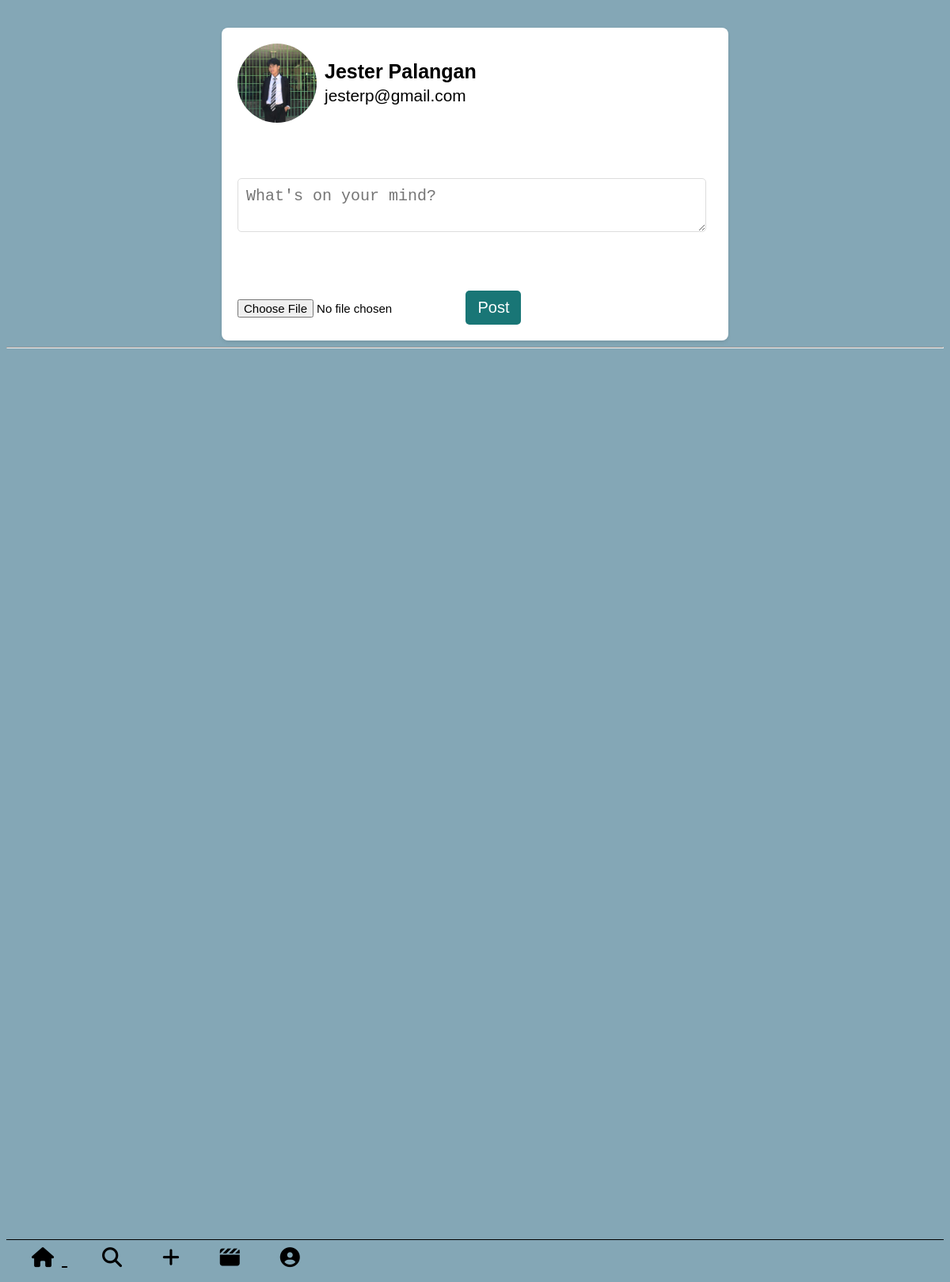
Screenshot of /post.php (signed in) with the database file from the repository.
### tables this page shows
CREATE TABLE `users` (
  `UserID` int(11) NOT NULL,
  `Username` varchar(50) NOT NULL,
  `Email` varchar(50) NOT NULL,
  `Password_hash` varchar(255) NOT NULL,
  `Bio` text DEFAULT NULL,
  `date_joined` date DEFAULT curdate(),
  `profile_pic` varchar(255) DEFAULT NULL,
  `created_at` timestamp NOT NULL DEFAULT current_timestamp()
);

### post.php (the view, shortened to what this page needs)
<?php
include("database.php");
$email = $_SESSION['email'];
$userQuery = "SELECT * FROM users WHERE Email = ?";
$stmt = $conn->prepare($userQuery);
$stmt->bind_param('s', $email);
$stmt->execute();
$user = $stmt->get_result()->fetch_assoc();
$username = $user['Username'];
$profile_pic = $user['profile_pic'];
$userEmail = $user['Email'];
?>
<!DOCTYPE html>
<html lang="en">
<head>
    <link rel="stylesheet" href="https://cdnjs.cloudflare.com/ajax/libs/font-awesome/6.5.1/css/all.min.css">
</head>
<body>
    <div class="form-container">
        <div class="user-info">
            <?php if ($profile_pic): ?>
                <img src="<?php echo htmlspecialchars($profile_pic); ?>" alt="Profile Picture">
            <?php else: ?>
                <img src="default-profile.png" alt="Default Profile Picture">
            <?php endif; ?>
            <div>
                <strong><?php echo htmlspecialchars($username); ?></strong><br>
                <small><?php echo htmlspecialchars($userEmail); ?></small>
            </div>
        </div>
        <form action="" method="POST" enctype="multipart/form-data">
            <textarea name="content" placeholder="What's on your mind?"></textarea>
            <input type="file" name="image" accept="image/*">
            <button type="submit">Post</button>
        </form>
    </div>
    <div> <hr>
    <nav class="navbar navbar-expand-lg">
  <div class="collapse navbar-collapse" id="navbarNavAltMarkup">
    <div class="navbar-nav">
      <a class="nav-item nav-link active" href="home.php"><i class="fa-solid fa-house"></i> <span class="sr-only">(current)</span></a>
      <a class="nav-item nav-link" href="#"><i class="fa-solid fa-magnifying-glass"></i></a>
      <a class="nav-item nav-link" href="post.php"><i class="fa-solid fa-plus"></i></a>
      <a class="nav-item nav-link disabled" href="timeline.php"><i class="fa-solid fa-clapperboard"></i></a>
      <a class="nav-item nav-link disabled" href="profile.php"><i class="fa-solid fa-circle-user"></i></a>
    </div>
  </div>
</nav>
</div>
</body>
</html>

### post.php (style rules this page uses)
body { font-family: Arial, sans-serif; background-color: #f4f4f4; }
.form-container { max-width: 600px; margin: 0 auto; background: #fff; padding: 20px; border-radius: 8px; box-shadow: 0 2px 4px rgba(0, 0, 0, 0.1); margin-top: 35px; }
.user-info { display: flex; align-items: center; margin-bottom: 20px; }
.user-info img { width: 100px; height: 100px; border-radius: 50%; margin-right: 10px; }
.user-info div { font-size: 25px; }
form textarea { width: 95%; margin-bottom: 20px; padding: 10px; border: 1px solid #ddd; border-radius: 5px; margin-top: 50px; font-size: 20px; }
form button { padding: 10px 15px; background: #197676; color: #fff; border: none; border-radius: 5px; cursor: pointer; margin-top: 50px; font-size: 20px }
body { background: #84A7B6; }
input[type="file"] { font-size: 15px; }
i.fa-solid.fa-house { margin: 10px; }
a.nav-item.nav-link { margin: 22px; color: black; }
.navbar-nav { margin-top: 95%; border-top: solid 1px black; font-size: 25px; }

### rows the page displays
users: profile_pic (picture), Username "Jester Palangan", Email "jesterp@gmail.com"
